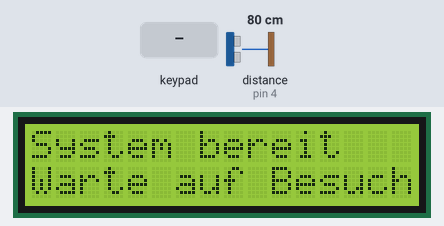
Recording of a sketch running on a simulated Arduino Uno, built with avr-gcc and run on an emulated ATmega328P. Shown: 16×2 character LCD. The inputs (shaded band) are chosen by the test bench; at power-on: distance to the obstacle (sensor on pin 4) 80 cm. The echo pulse lasts 58.3 µs per cm; the audio player accepts every command and is not drawn.

Above: at 1.7 s.
1.8 s: distance to the obstacle (sensor on pin 4) set to 2 cm
At 2.4 s:
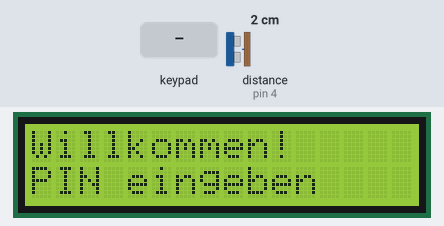
3.3 s: keypad keys D 0 0 0 0 D * pressed 0.4 s apart
At 6.8 s:
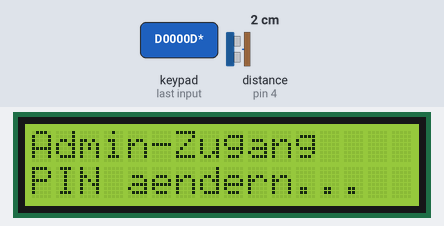
7.6 s: key '*' pressed
At 9.1 s:
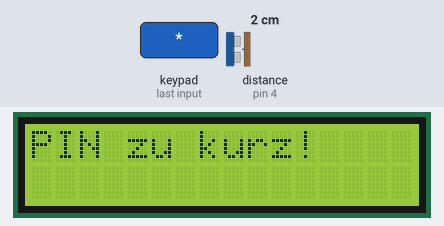
10.6 s: keypad keys 1 0 3 1 0 # # pressed 0.4 s apart
At 14.2 s:
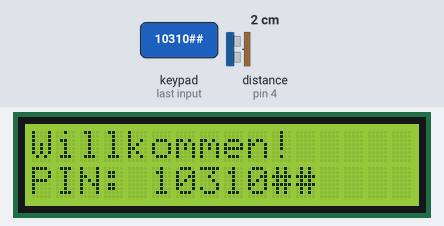
14.9 s: key 'A' pressed
At 15.7 s:
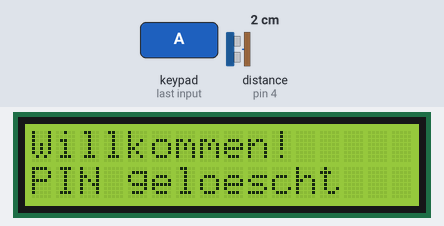
16.4 s: keypad keys D 0 0 0 0 D # pressed 0.4 s apart
At 20.0 s:
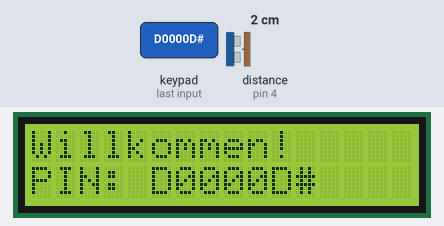
Timing chart, 0 to 21.5 s (numbered marks = the images above; inputs shaded):
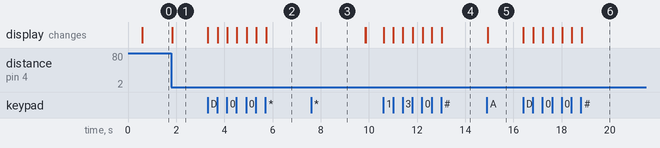

Measured:
- after the input at 1.8 s, the display: changes at once (image 1)
- after the input at 3.3 s, the display: first changes at once (image 2 shows a later state)
- after the input at 7.6 s, the display: changes after 0.22 s (image 3)
- after the input at 10.6 s, the display: first changes at once (image 4 shows a later state)
- after the input at 14.9 s, the display: changes at once (image 5)
- after the input at 16.4 s, the display: first changes at once (image 6 shows a later state)
- what the display in image 3 shows lasts 2.0 s, from 7.8 s to 9.8 s

The sketch:

Tresor.ino
```cpp
#include <Keypad.h>
#include <Servo.h>
#include <Wire.h>
#include <LiquidCrystal_I2C.h>
#include <SoftwareSerial.h>
#include <DFRobotDFPlayerMini.h>
#include <NewPing.h>
#include <EEPROM.h>

// ==== Pinbelegung ====
#define TRIG_PIN 6
#define ECHO_PIN 4
#define SERVO_PIN 5
#define ULTRA_DIST_CM 30
#define MAX_ATTEMPTS 3
#define TIMEOUT_SECONDS 30

// ==== Objekte ====
LiquidCrystal_I2C lcd(0x27, 16, 2);
Servo servo;
#define ARDUINO_AVR_UNO
SoftwareSerial softSerial(3,2);
#define FPSerial softSerial
DFRobotDFPlayerMini player;
NewPing sonar(TRIG_PIN, ECHO_PIN, 200);

// ==== Keypad-Setup ====
const byte ROWS = 4;
const byte COLS = 4;
char keys[ROWS][COLS] = {
  {'1','2','3','A'},
  {'4','5','6','B'},
  {'7','8','9','C'},
  {'*','0','#','D'}
};
byte rowPins[ROWS] = {A0, A1, A2, A3};
byte colPins[COLS] = {10, 9, 8, 7};
Keypad keypad = Keypad(makeKeymap(keys), rowPins, colPins, ROWS, COLS);

// ==== PINs und Status ====
String correctPIN = "";
const String masterPIN = "D0000D";
String inputPIN = "";
int attempts = 0;
unsigned long entryStartTime = 0;
bool active = false;
bool unlocked = false;
bool timerExpired = false;

// ==== Alarm-Zustand ====
unsigned long alarmStartTime = 0;
unsigned long lastAlarmPlay = 0;
bool alarmActive = false;
const unsigned long alarmRepeatDelay = 17000;
const unsigned long alarmTotalTime = 30000;

// ==== Setup ====
void setup() {
  lcd.begin(16,2);
  lcd.backlight();
  FPSerial.begin(9600);
  Serial.begin(115200);


  if (!player.begin(softSerial, true, true)) {
    lcd.setCursor(0,0); lcd.print("DFPlayer Fehler");
    while (true) delay(0);
  }

  // PIN aus EEPROM laden
  char pinBuffer[16];
  EEPROM.get(0, pinBuffer);
  correctPIN = String(pinBuffer);
  if (correctPIN.length() < 4) correctPIN = "10310#"; // Fallback

  lcd.setCursor(0,0); lcd.print("System bereit");
  lcd.setCursor(0,1); lcd.print("Warte auf Besuch");
}

// ==== Loop ====
void loop() {
  float distance = sonar.ping_cm();

  if (alarmActive) {
    unsigned long currentTime = millis();

    if (currentTime - lastAlarmPlay >= alarmRepeatDelay) {
      player.play(1);
      lastAlarmPlay = currentTime;
    }

    lcd.setCursor(0,1);
    lcd.print("Retry in: ");
    lcd.print((alarmTotalTime - (currentTime - alarmStartTime)) / 1000);
    lcd.print("s ");

    if (currentTime - alarmStartTime >= alarmTotalTime) {
      alarmActive = false;
      activateSystem();
    }

    return;
  }

  if (!active && distance > 0 && distance < ULTRA_DIST_CM) {
    activateSystem();
  }

  if (active) {
    handleKeypad();
    checkTimeout();

    if (timerExpired && distance > 0 && distance < ULTRA_DIST_CM) {
      triggerAlarm(true); return;
    }

    if (timerExpired && (distance == 0 || distance > ULTRA_DIST_CM)) {
      resetSystem(); return;
    }
  }
}

// ==== System aktivieren ====
void activateSystem() {
  active = true;
  timerExpired = false;
  inputPIN = "";
  attempts = 0;
  entryStartTime = millis();

  lcd.clear();
  lcd.setCursor(0,0); lcd.print("Willkommen!");
  lcd.setCursor(0,1); lcd.print("PIN eingeben");
  player.play(2);
}

// ==== System zurücksetzen ====
void resetSystem() {
  active = false;
  timerExpired = false;
  inputPIN = "";
  attempts = 0;
  lcd.clear();
  lcd.setCursor(0,0); lcd.print("Warte auf Besuch");
}

// ==== Tasteneingabe ====
void handleKeypad() {
  char key = keypad.getKey();
  if (key) {
    if (key == '*') {
      verifyPIN();
    } else if (key == 'A') {
      inputPIN = "";
      lcd.setCursor(0,1); lcd.print("PIN geloescht   ");
    } else {
      inputPIN += key;
      lcd.setCursor(0,1);
      lcd.print("PIN: " + inputPIN + "     ");
    }
  }
}

// ==== PIN prüfen ====
void verifyPIN() {
  if (inputPIN == correctPIN) {
    unlockSafe();
  } else if (inputPIN == masterPIN) {
    adminAccess();
  } else {
    attempts++;
    inputPIN = "";
    lcd.setCursor(0,1); lcd.print("Falscher PIN   ");
    player.play(3);
    delay(1000);

    if (attempts >= MAX_ATTEMPTS) {
      triggerAlarm(true);
    }
  }
}
// ==== Servo langsam bewegen ====
void moveServoSmooth(int startAngle, int endAngle, int stepDelay = 15) {
  servo.attach(SERVO_PIN);
  if (startAngle < endAngle) {
    for (int pos = startAngle; pos <= endAngle; pos++) {
      servo.write(pos);
      delay(stepDelay);
    }
  } else {
    for (int pos = startAngle; pos >= endAngle; pos--) {
      servo.write(pos);
      delay(stepDelay);
    }
  }
  servo.detach();
}

// ==== Tresor öffnen ====
void unlockSafe() {
  lcd.clear();
  lcd.setCursor(0,0); lcd.print("PIN korrekt");
  lcd.setCursor(0,1); lcd.print("Tresor offen");
  player.play(5);
  moveServoSmooth(0, 180, 50);
  unlocked = true;
  delay(5000);
  moveServoSmooth(180, 0, 50);
  resetSystem();
}

// ==== Admin-Modus & PIN ändern ====
void adminAccess() {
  lcd.clear();
  lcd.setCursor(0,0); lcd.print("Admin-Zugang");
  lcd.setCursor(0,1); lcd.print("PIN aendern...");
  player.play(4);
  delay(2000);

  String newPIN = "";
  lcd.clear();
  lcd.setCursor(0,0); lcd.print("Neue PIN (* enden)");

  while (true) {
    char key = keypad.getKey();
    if (key) {
      if (key == '*') break;
      if (key == 'A') {
        newPIN = "";
        lcd.setCursor(0,1); lcd.print("Geloescht       ");
      } else {
        newPIN += key;
        lcd.setCursor(0,1); lcd.print("Neu: " + newPIN + "    ");
      }
    }
  }

  if (newPIN.length() >= 4) {
    correctPIN = newPIN;
    char storeBuffer[16];
    newPIN.toCharArray(storeBuffer, 16);
    EEPROM.put(0, storeBuffer);
    lcd.clear();
    lcd.setCursor(0,0); lcd.print("PIN gespeichert");
  } else {
    lcd.clear();
    lcd.setCursor(0,0); lcd.print("PIN zu kurz!");
  }

  delay(2000);
  resetSystem();
}

// ==== Timeout prüfen ====
void checkTimeout() {
  if ((millis() - entryStartTime) > TIMEOUT_SECONDS * 1000) {
    timerExpired = true;
    lcd.clear();
    lcd.setCursor(0,0); lcd.print("Zeit abgelaufen");
  }
}

// ==== Alarm auslösen ====
void triggerAlarm(bool playSound) {
  lcd.clear();
  lcd.setCursor(0,0); lcd.print("ALARM!");

  if (playSound) {
    player.play(1);
    alarmStartTime = millis();
    lastAlarmPlay = millis();
    alarmActive = true;
  }
}
```
